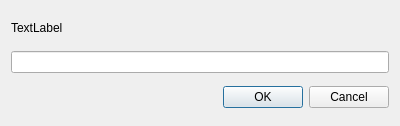
<?xml version="1.0" encoding="UTF-8"?>
<ui version="4.0">
 <class>SetShortcut</class>
 <widget class="QDialog" name="SetShortcut">
  <property name="geometry">
   <rect>
    <x>0</x>
    <y>0</y>
    <width>400</width>
    <height>126</height>
   </rect>
  </property>
  <property name="windowTitle">
   <string>Dialog</string>
  </property>
  <layout class="QVBoxLayout" name="verticalLayout">
   <item>
    <widget class="QLabel" name="label">
     <property name="maximumSize">
      <size>
       <width>16777215</width>
       <height>20</height>
      </size>
     </property>
     <property name="text">
      <string>TextLabel</string>
     </property>
    </widget>
   </item>
   <item>
    <widget class="CustomKeySequenceEdit" name="keySequenceEdit"/>
   </item>
   <item>
    <widget class="QDialogButtonBox" name="buttonBox">
     <property name="orientation">
      <enum>Qt::Horizontal</enum>
     </property>
     <property name="standardButtons">
      <set>QDialogButtonBox::Cancel|QDialogButtonBox::Ok</set>
     </property>
    </widget>
   </item>
  </layout>
 </widget>
 <customwidgets>
  <customwidget>
   <class>CustomKeySequenceEdit</class>
   <extends>QLineEdit</extends>
   <header location="global">customkeysequenceedit.h</header>
  </customwidget>
 </customwidgets>
 <resources/>
 <connections>
  <connection>
   <sender>buttonBox</sender>
   <signal>accepted()</signal>
   <receiver>SetShortcut</receiver>
   <slot>accept()</slot>
   <hints>
    <hint type="sourcelabel">
     <x>248</x>
     <y>254</y>
    </hint>
    <hint type="destinationlabel">
     <x>157</x>
     <y>274</y>
    </hint>
   </hints>
  </connection>
  <connection>
   <sender>buttonBox</sender>
   <signal>rejected()</signal>
   <receiver>SetShortcut</receiver>
   <slot>reject()</slot>
   <hints>
    <hint type="sourcelabel">
     <x>316</x>
     <y>260</y>
    </hint>
    <hint type="destinationlabel">
     <x>286</x>
     <y>274</y>
    </hint>
   </hints>
  </connection>
 </connections>
</ui>
